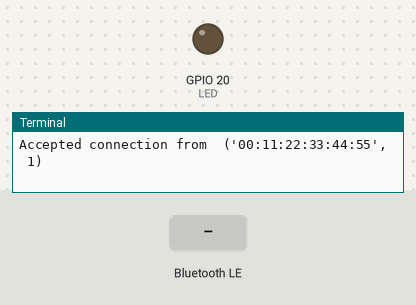
A program run on a simulated Raspberry Pi (BCM pin numbers). Shown: output pins drawn as LEDs (lit = HIGH), the last lines printed to the terminal. The test bench sets the inputs (shaded band). A phone connects over Bluetooth after 1 s.

Above: at 2.2 s.
2.3 s: "1" written over Bluetooth
At 3.3 s:
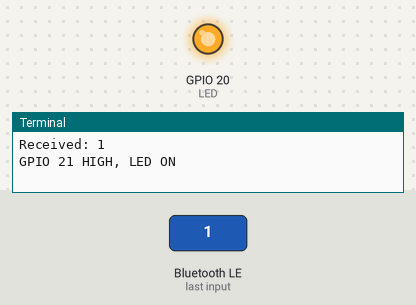
3.8 s: "0" written over Bluetooth
At 4.4 s:
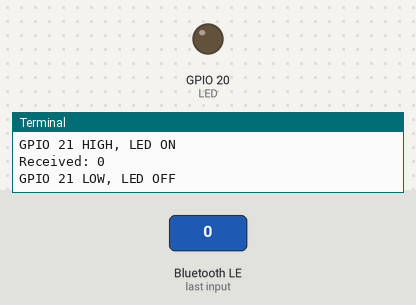
Timing chart, 0 to 6.8 s (numbered marks = the images above; inputs shaded):
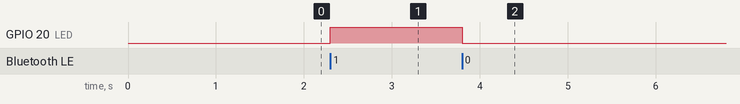

The program:

bluetoothcommunication.py
```python
import bluetooth
import RPi.GPIO as GPIO        #calling for header file which helps in using GPIOs of PI
import socket
LED=20

GPIO.setmode(GPIO.BCM)     #programming the GPIO by BCM pin numbers. (like PIN40 as GPIO21)
GPIO.setwarnings(False)
GPIO.setup(LED,GPIO.OUT)  #initialize GPIO21 (LED) as an output Pin
GPIO.output(LED,0)

server_socket=bluetooth.BluetoothSocket( bluetooth.L2CAP )

port = 1
server_socket.bind(("74:51:ba:66:a6:8f",port))
server_socket.listen(1)

client_socket,address = server_socket.accept()
print "Accepted connection from ",address
while 1:

	data = client_socket.recv(1024)
	print "Received: %s" % data
	if (data == "0"):    #if '0' is sent from the Android App, turn OFF the LED
		print ("GPIO 21 LOW, LED OFF")
		GPIO.output(LED,0)
	if (data == "1"):    #if '1' is sent from the Android App, turn OFF the LED
		print ("GPIO 21 HIGH, LED ON")
		GPIO.output(LED,1)
	if (data == "q"):
		print ("Quit")
		break

client_socket.close()
server_socket.close()
```

Measured:
- after the input at 2.3 s, GPIO 20 (LED): LOW → HIGH at once
- after the input at 3.8 s, GPIO 20 (LED): HIGH → LOW at once
